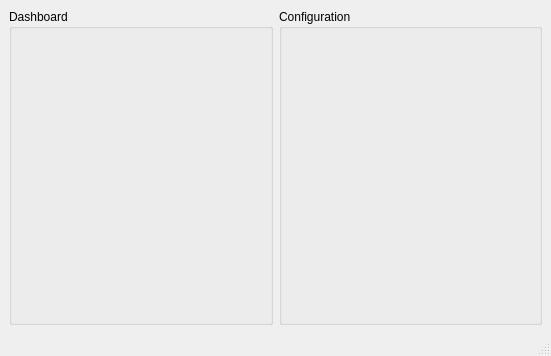
<?xml version="1.0" encoding="UTF-8"?>
<ui version="4.0">
 <class>MainWindow</class>
 <widget class="QMainWindow" name="MainWindow">
  <property name="geometry">
   <rect>
    <x>0</x>
    <y>0</y>
    <width>551</width>
    <height>356</height>
   </rect>
  </property>
  <property name="windowTitle">
   <string>Robot Mock</string>
  </property>
  <property name="windowIcon">
   <iconset resource="main_window.qrc">
    <normaloff>:/images/tuxrobot.png</normaloff>:/images/tuxrobot.png</iconset>
  </property>
  <widget class="QWidget" name="central_layout">
   <layout class="QHBoxLayout" name="horizontalLayout">
    <item>
     <widget class="DashboardGroupBox" name="dashboard_group_box">
      <property name="title">
       <string notr="true">Dashboard</string>
      </property>
     </widget>
    </item>
    <item>
     <widget class="ConfigurationGroupBox" name="configuration_group_box">
      <property name="title">
       <string>Configuration</string>
      </property>
     </widget>
    </item>
   </layout>
  </widget>
  <widget class="QMenuBar" name="menubar">
   <property name="geometry">
    <rect>
     <x>0</x>
     <y>0</y>
     <width>551</width>
     <height>29</height>
    </rect>
   </property>
   <property name="defaultUp">
    <bool>false</bool>
   </property>
  </widget>
  <widget class="QStatusBar" name="statusbar"/>
 </widget>
 <customwidgets>
  <customwidget>
   <class>DashboardGroupBox</class>
   <extends>QGroupBox</extends>
   <header location="global">hugr.mock.gui.dashboard_group_box</header>
   <container>1</container>
  </customwidget>
  <customwidget>
   <class>ConfigurationGroupBox</class>
   <extends>QGroupBox</extends>
   <header location="global">hugr.mock.gui.configuration_group_box</header>
   <container>1</container>
  </customwidget>
 </customwidgets>
 <resources>
  <include location="main_window.qrc"/>
 </resources>
 <connections/>
</ui>
